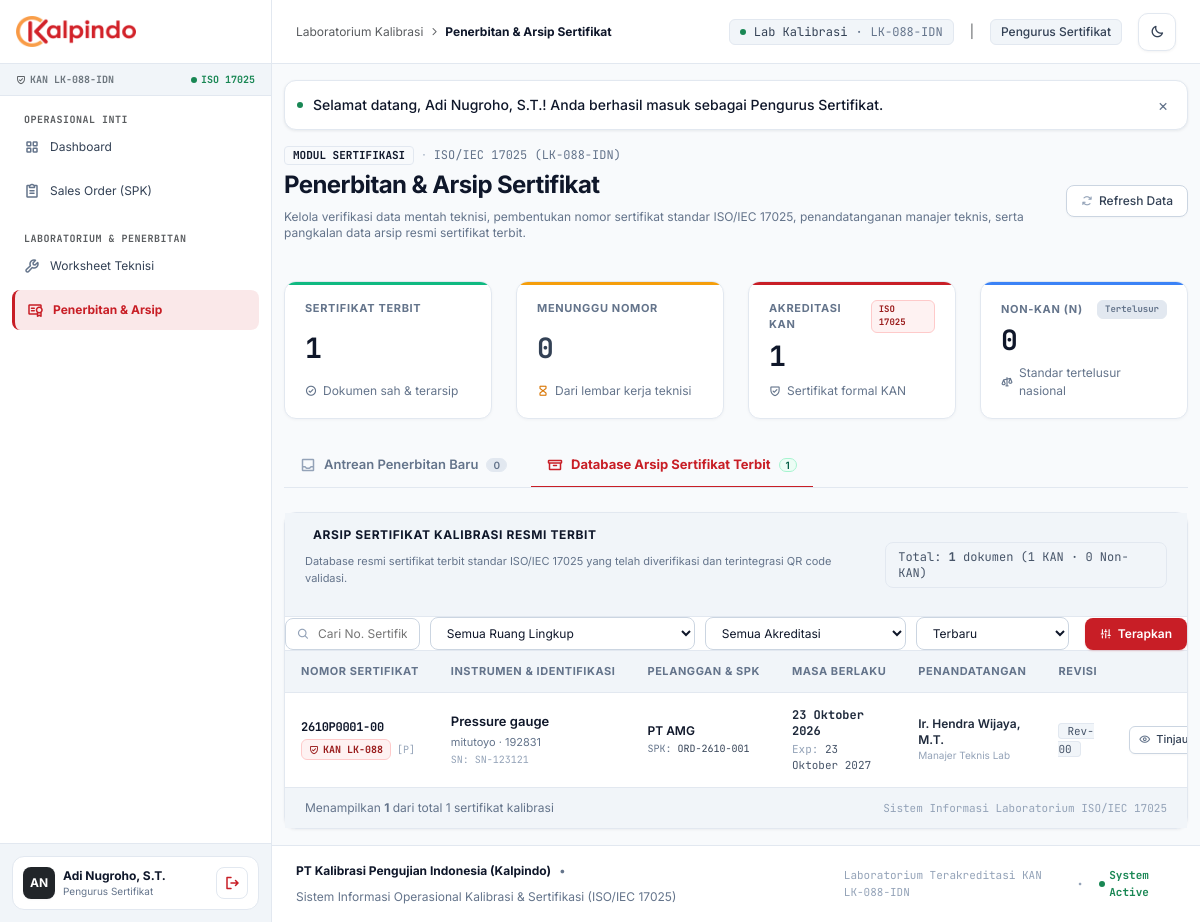
The app's page /certificates.php (signed in) with its own data.
### tables this page shows
CREATE TABLE certificates (
            id INTEGER PRIMARY KEY AUTOINCREMENT,
            instrument_id INTEGER UNIQUE NOT NULL,
            certificate_number VARCHAR(50) UNIQUE NOT NULL, -- Contoh: 2605P0012-00
            scope_code VARCHAR(5) NOT NULL,
            is_kan INTEGER DEFAULT 1, -- 1: KAN, 0: Non-KAN
            year_prefix VARCHAR(2) NOT NULL,
            month_prefix VARCHAR(2) NOT NULL,
            sequence_number INTEGER NOT NULL,
            revision_number VARCHAR(2) DEFAULT '00',
            issue_date DATE NOT NULL,
            valid_until DATE,
            technical_manager VARCHAR(100) DEFAULT 'Ir. Hendra Wijaya, M.T.',
            status VARCHAR(30) DEFAULT 'ISSUED', -- ISSUED, REVISED
            revision_notes TEXT,
            created_at DATETIME DEFAULT CURRENT_TIMESTAMP,
            FOREIGN KEY (instrument_id) REFERENCES instruments(id) ON DELETE CASCADE,
            FOREIGN KEY (scope_code) REFERENCES scopes(code)
        );

CREATE TABLE instruments (
            id INTEGER PRIMARY KEY AUTOINCREMENT,
            order_id INTEGER NOT NULL,
            name VARCHAR(150) NOT NULL,
            scope_code VARCHAR(5) NOT NULL,
            brand VARCHAR(100),
            model_type VARCHAR(100),
            serial_number VARCHAR(100) NOT NULL,
            capacity_range VARCHAR(100),
            resolution VARCHAR(50),
            technician_name VARCHAR(100),
            calibration_date DATE,
            is_kan INTEGER DEFAULT 1, -- 1: KAN, 0: Non-KAN
            status VARCHAR(30) DEFAULT 'ASSIGNED', -- ASSIGNED, IN_PROGRESS, DATA_SUBMITTED, CERTIFIED
            FOREIGN KEY (order_id) REFERENCES orders(id) ON DELETE CASCADE,
            FOREIGN KEY (scope_code) REFERENCES scopes(code)
        );

CREATE TABLE orders (
            id INTEGER PRIMARY KEY AUTOINCREMENT,
            order_number VARCHAR(50) UNIQUE NOT NULL,
            customer_name VARCHAR(150) NOT NULL,
            customer_address TEXT,
            customer_contact VARCHAR(100),
            order_date DATE NOT NULL,
            service_type VARCHAR(20) NOT NULL, -- 'IN_LAB' atau 'ON_SITE'
            status VARCHAR(30) DEFAULT 'PENDING',
            created_at DATETIME DEFAULT CURRENT_TIMESTAMP
        );

### certificates.php (the view, shortened to what the rows shown need)
<?php
require_once __DIR__ . '/includes/helpers.php';
$db = getDbConnection();
$incomingQueue = $db->query("
    SELECT
        i.*,
        o.order_number,
        o.customer_name,
        o.customer_address,
        o.customer_contact,
        o.order_date,
        o.service_type,
        w.id as ws_id,
        w.submitted_at,
        w.temperature,
        w.temperature_uncertainty,
        w.humidity,
        w.humidity_uncertainty,
        w.standard_calibrator,
        w.standard_cert_no,
        w.standard_valid_until,
        w.calibration_method,
        w.readings_json,
        w.visual_inspection,
        w.technician_notes
    FROM instruments i
    JOIN orders o ON i.order_id = o.id
    JOIN worksheets w ON w.instrument_id = i.id
    WHERE i.status = 'DATA_SUBMITTED'
    ORDER BY w.submitted_at ASC
")->fetchAll();
$autoTargetInstId = isset($_GET['instrument_id']) ? (int)$_GET['instrument_id'] : 0;
$searchQuery = trim($_GET['search'] ?? '');
$scopeFilter = trim($_GET['scope'] ?? '');
$kanFilter = trim($_GET['kan'] ?? '');
$sortOption = trim($_GET['sort'] ?? 'newest');
$newlyIssued = trim($_GET['issued'] ?? '');
$activeTab = $_GET['tab'] ?? '';
if (!$activeTab) {
    if ($searchQuery !== '' || $scopeFilter !== '' || $kanFilter !== '' || $sortOption !== 'newest' || $newlyIssued !== '') {
        $activeTab = 'archive';
    } elseif ($autoTargetInstId > 0) {
        $activeTab = 'queue';
    } elseif (count($incomingQueue) > 0) {
        $activeTab = 'queue';
    } else {
        $activeTab = 'archive';
    }
}
$sqlIssued = "
    SELECT
        c.*,
        i.name as instrument_name,
        i.brand,
        i.model_type,
        i.serial_number,
        i.capacity_range,
        i.resolution,
        i.technician_name,
        i.calibration_date,
        i.scope_code as inst_scope_code,
        o.id as order_id,
        o.order_number,
        o.customer_name,
        o.customer_address,
        o.customer_contact,
        o.order_date,
        o.service_type,
        w.id as ws_id,
        w.temperature,
        w.temperature_uncertainty,
        w.humidity,
        w.humidity_uncertainty,
        w.standard_calibrator,
        w.standard_cert_no,
        w.standard_valid_until,
        w.calibration_method,
        w.readings_json,
        w.visual_inspection,
        w.technician_notes,
        w.submitted_at as ws_submitted_at
    FROM certificates c
    JOIN instruments i ON c.instrument_id = i.id
    JOIN orders o ON i.order_id = o.id
    LEFT JOIN worksheets w ON w.instrument_id = i.id
    WHERE 1=1
";
$paramsIssued = [];
if ($sortOption === 'oldest') {
    $sqlIssued .= " ORDER BY c.id ASC";
} elseif ($sortOption === 'cert_no') {
    $sqlIssued .= " ORDER BY c.certificate_number ASC";
} elseif ($sortOption === 'customer') {
    $sqlIssued .= " ORDER BY o.customer_name ASC";
} else {
    $sqlIssued .= " ORDER BY c.id DESC";
}
$stmtIssued = $db->prepare($sqlIssued);
$stmtIssued->execute($paramsIssued);
$issuedCertificates = $stmtIssued->fetchAll();
require_once __DIR__ . '/includes/header.php';
?>
<div class="flex flex-col md:flex-row md:items-center justify-between gap-4 mb-6">
    <div>
        <h1 class="text-2xl font-bold text-slate-900 dark:text-slate-100 tracking-tight">Penerbitan & Arsip Sertifikat</h1>
    </div>
</div>
<div id="pane-archive" class="<?= $activeTab === 'archive' ? '' : 'hidden' ?>">
<div id="archive-section" class="ent-card scroll-mt-20">
    <div class="ent-card-header flex-col sm:flex-row sm:items-center justify-between gap-3">
        <div>
            <div class="flex items-center gap-2">
                <h2 class="text-xs font-bold text-slate-900 dark:text-slate-100 uppercase tracking-wider">
                    Arsip Sertifikat Kalibrasi Resmi Terbit
                </h2>
            </div>
        </div>
    </div>
    <div class="overflow-x-auto">
        <table class="ent-table min-w-[1100px]">
            <thead>
                <tr>
                    <th class="w-[240px]">Nomor Sertifikat</th>
                    <th class="w-[250px]">Instrumen & Identifikasi</th>
                    <th class="w-[220px]">Pelanggan & SPK</th>
                    <th class="w-[180px]">Masa Berlaku</th>
                    <th class="w-[160px]">Penandatangan</th>
                    <th class="w-[100px]">Revisi</th>
                    <th class="text-right w-[220px]">Aksi</th>
                </tr>
            </thead>
            <tbody>
                <?php foreach ($issuedCertificates as $idx => $cert): ?>
                    <?php
                        $isJustIssued = ($newlyIssued && $cert['certificate_number'] === $newlyIssued);
                        $isCertKan = (isset($cert['is_kan']) && (int)$cert['is_kan'] === 1 && substr($cert['certificate_number'], 0, 1) !== 'N');
                    ?>
                    <tr class="<?= $isJustIssued ? 'row-highlight' : '' ?>">
                        <td>
                            <div class="font-mono text-xs font-bold text-slate-900 dark:text-slate-100 tracking-tight">
                                <?= htmlspecialchars($cert['certificate_number']) ?>
                            </div>
                            <div class="mt-1 flex items-center gap-1.5">
                                <?= renderAccreditationBadge($isCertKan) ?>
                                <span class="font-mono text-[10px] text-slate-400">[<?= htmlspecialchars($cert['scope_code']) ?>]</span>
                            </div>
                        </td>
                        <td>
                            <div class="cell-primary"><?= htmlspecialchars($cert['instrument_name']) ?></div>
                            <div class="cell-secondary"><?= htmlspecialchars($cert['brand'] ?: '-') ?> · <?= htmlspecialchars($cert['model_type'] ?: '-') ?></div>
                            <div class="cell-meta">SN: <?= htmlspecialchars($cert['serial_number']) ?></div>
                        </td>
                        <td>
                            <div class="text-xs font-semibold text-slate-900 dark:text-slate-200"><?= htmlspecialchars($cert['customer_name']) ?></div>
                            <div class="cell-meta font-medium text-slate-500 dark:text-slate-400 mt-0.5">
                                SPK: <span class="text-slate-700 dark:text-slate-300"><?= htmlspecialchars($cert['order_number']) ?></span>
                            </div>
                        </td>
                        <td class="font-mono text-xs whitespace-nowrap">
                            <div class="text-slate-800 dark:text-slate-200 font-semibold"><?= formatIndonesianDate($cert['issue_date']) ?></div>
                            <div class="text-[11px] text-slate-400 mt-0.5">
                                Exp: <span class="text-slate-600 dark:text-slate-300"><?= formatIndonesianDate($cert['valid_until']) ?></span>
                            </div>
                        </td>
                        <td>
                            <div class="text-xs font-semibold text-slate-800 dark:text-slate-200"><?= htmlspecialchars($cert['technical_manager']) ?></div>
                            <div class="text-[10px] text-slate-400">Manajer Teknis Lab</div>
                        </td>
                        <td class="whitespace-nowrap">
                            <?php if ($cert['revision_number'] === '00'): ?>
                                <span class="px-2 py-0.5 rounded text-[11px] font-mono font-medium bg-slate-100 dark:bg-slate-800 text-slate-600 dark:text-slate-300 border border-slate-200/80 dark:border-slate-700">
                                    Rev-00
                                </span>
                            <?php else: ?>
                                <span class="px-2 py-0.5 rounded text-[11px] font-mono font-bold bg-amber-100 dark:bg-amber-950/60 text-amber-800 dark:text-amber-300 border border-amber-300 dark:border-amber-800">
                                    Rev-<?= htmlspecialchars($cert['revision_number']) ?>
                                </span>
                            <?php endif; ?>
                        </td>
                        <td class="text-right whitespace-nowrap">
                            <div class="inline-flex items-center gap-1.5 justify-end">
                                <button type="button" onclick='openReviewModal(<?= json_encode($certReviewData, JSON_HEX_APOS | JSON_HEX_QUOT | JSON_UNESCAPED_UNICODE) ?>)' class="btn-surface btn-compact" title="Tinjau Detail Data SPK & Hasil Pengujian Teknisi">
                                    <i class="ph-bold ph-eye text-slate-500"></i>
                                    <span>Tinjau</span>
                                </button>
                            </div>
                        </td>
                    </tr>
                <?php endforeach; ?>
            </tbody>
        </table>
    </div>
</div>
</div>
<?php require_once __DIR__ . '/includes/footer.php'; ?>

### includes/helpers.php (shortened to what the rows shown need)
<?php
function formatIndonesianDate(?string $dateStr): string {
    $timestamp = strtotime($dateStr);
    $months = [
        1 => 'Januari', 2 => 'Februari', 3 => 'Maret', 4 => 'April',
        5 => 'Mei', 6 => 'Juni', 7 => 'Juli', 8 => 'Agustus',
        9 => 'September', 10 => 'Oktober', 11 => 'November', 12 => 'Desember'
    ];
    $day = date('j', $timestamp);
    $month = $months[(int)date('n', $timestamp)];
    $year = date('Y', $timestamp);
    return "{$day} {$month} {$year}";
}
function renderAccreditationBadge(bool $isKan): string {
    if ($isKan) {
        return '<span class="pill-kan" title="Terakreditasi KAN ISO/IEC 17025">
            <i class="ph-bold ph-shield-check text-[10px]"></i>
            <span>KAN LK-088</span>
        </span>';
    }
    return '<span class="pill-non-kan" title="Standar Tertelusur (Non-KAN)">
        <span>Non-KAN (N)</span>
    </span>';
}

### records on screen
certificates: certificate_number "2610P0001-00", scope_code "P", instrument.name "Pressure gauge", instrument.brand "mitutoyo", instrument.model_type "192831", instrument.serial_number "SN-123121", orders.customer_name "PT AMG", orders.order_number "ORD-2610-001", issue_date "23 Oktober 2026", valid_until "23 Oktober 2027", technical_manager "Ir. Hendra Wijaya, M.T.", revision_number "Rev-00"

### other values on screen
$sec['title'] "OPERASIONAL INTI"
$item['name'] "Dashboard"
$item['name'] "Sales Order (SPK)"
$sec['title'] "LABORATORIUM & PENERBITAN"
$item['name'] "Worksheet Teknisi"
$item['name'] "Penerbitan & Arsip"
$userInitials "AN"
$currentUser['full_name'] "Adi Nugroho, S.T."
$activeRoleInfo['name'] "Pengurus Sertifikat"
$pageTitle "Penerbitan & Arsip Sertifikat"
$flash['message'] "Selamat datang, Adi Nugroho, S.T.! Anda berhasil masuk sebagai Pengurus Sertifikat."
$totalIssuedCount "1"
count($incomingQueue) "0"
$totalKanCount "1"
$totalNonKanCount "0"
